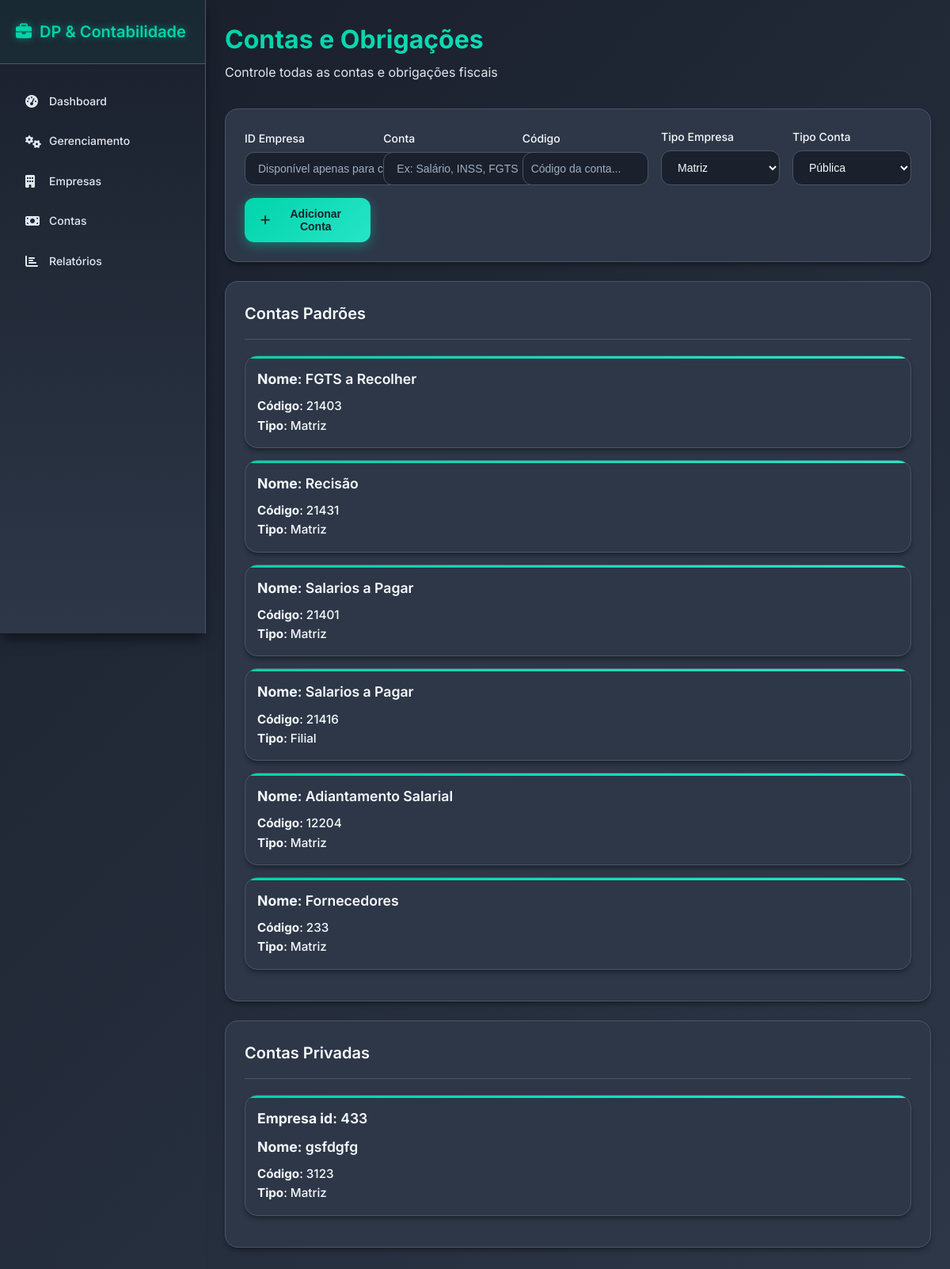
The page /contas on the database as committed earlier.
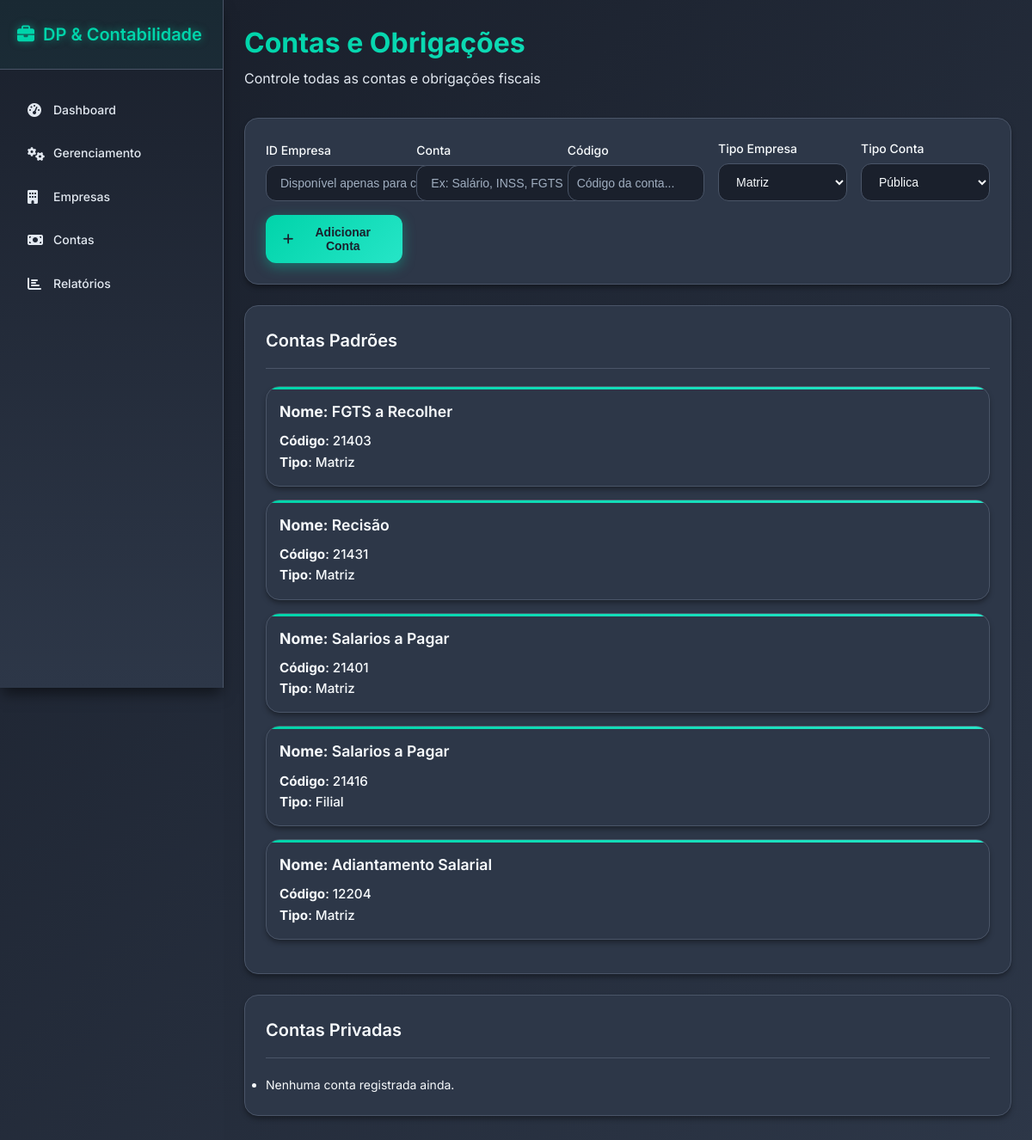
The same page on the database as committed later.
### tables this page shows
CREATE TABLE contas_modelos (
    id INTEGER PRIMARY KEY AUTOINCREMENT ,
    conta_nome VARCHAR(100) DEFAULT "RANDOM",
    conta_codigo VARCHAR(100) NOT NULL,
    conta_tipo VARCHAR(20) DEFAULT "MATRIZ"
    );

CREATE TABLE contas_privadas (
    id INTEGER PRIMARY KEY AUTOINCREMENT,
    empresa_id INT NOT NULL,
    conta_nome VARCHAR(100) DEFAULT "RANDOM",
    conta_codigo VARCHAR(100) NOT NULL,
    conta_tipo VARCHAR(20) DEFAULT "MATRIZ",
    FOREIGN KEY (empresa_id) REFERENCES empresas(empresa_id)
    );

### routes/contas.py (the view)
@contas_bp.route("/contas", methods=["GET"])
def return_page():
    contas, contas_privadas = Contas.retornar_contas()
    return render_template("contas.html", contas=contas, contas_privadas=contas_privadas)

### utils/db_comands.py (called while the page is built)
def execute_command(command, value=None):
    conn = sqlite3.connect(CAMINHO_DB)
    conn.row_factory = sqlite3.Row
    cursor = conn.cursor()
    if value is None:
        cursor.execute(command)
    else:
        cursor.execute(command, value)
    conn.commit()
    if command.strip().upper().startswith("SELECT"):
        rows = cursor.fetchall()
        return [dict(row) for row in rows]
    else:
        return cursor.lastrowid

### utils/func_contas.py (called while the page is built)
    @staticmethod
    def retornar_contas():
        contas = execute_command("SELECT * FROM contas_modelos")
        contas_privadas = execute_command("SELECT * FROM contas_privadas")
        return contas, contas_privadas

### templates/contas.html (shortened to what this page needs)
{% extends "base.html" %}
{% block content %}
<section id="contas" class="tab-content active">
  <div class="page-header">
    <h1>Contas e Obrigações</h1>
    <p>Controle todas as contas e obrigações fiscais</p>
  </div>
  <div class="content-card">
    <form action="{{ url_for('contas.criar_conta') }}" id="contaForm" class="form-grid" method="post">
      <div class="form-group">
        <label for="idEmpresa">ID Empresa</label>
        <input type="text" id="idEmpresa" name="id_empresa" placeholder="ID da empresa..." required>
      </div>
      <div class="form-group">
        <label for="contaDesc">Conta</label>
        <input style="width: 300px;" name="conta" type="text" id="contaDesc" placeholder="Ex: Salário, INSS, FGTS" required>
      </div>
      <div class="form-group">
        <label for="contaDesc">Código</label>
        <input style="height: 42px;" name="codigo" type="number" id="contaDesc" placeholder="Código da conta..." required>
      </div>
      <div class="form-group">
        <label for="contaDesc">Tipo Empresa</label>
        <select name="tipo" id="tipo_empresa">
          <option value="Matriz">Matriz</option>
        </select>
      </div>
      <div class="form-group">
        <label for="contaDesc">Tipo Conta</label>
        <select name="tipo_conta" id="tipo_conta">
          <option value="publica">Pública</option>
        </select>
      </div>
      <div class="form-actions">
        <button type="submit" class="btn btn-primary">
          <i class="fas fa-plus"></i> Adicionar Conta
        </button>
      </div>
    </form>
  </div>
  <div class="content-card">
    <div class="card-header">
      <h3>Contas Padrões</h3>
    </div>
    <ul id="contaLista">
      {% if contas %}
        {% for conta in contas %}
          <li class="empresa-item">
            <div class="empresa-header">
              <strong class="empresa-nome"><strong>Nome</strong>: {{ conta.conta_nome }}</strong>
            </div>
            <div class="empresa-details">
              <span class="empresa-cnpj"><strong>Código</strong>: {{ conta.conta_codigo }}</span>
            </div>
            <div class="empresa-details">
              <span class="empresa-cnpj"><strong>Tipo</strong>: {{ conta.conta_tipo}}</span>
            </div>
          </li>
        {% endfor %}
      {% else %}
        <li>Nenhuma conta registrada ainda.</li>
      {% endif %}
    </ul>
  </div>
  <div class="content-card">
    <div class="card-header">
      <h3>Contas Privadas</h3>
    </div>
    <ul id="contaLista">
      {% if contas_privadas %}
        {% for conta in contas_privadas %}
          <li class="empresa-item">
            <div class="empresa-header">
              <strong class="empresa-nome"><strong>Empresa id</strong>: {{ conta.empresa_id }}</strong>
            </div>
            <div class="empresa-header">
              <strong class="empresa-nome"><strong>Nome</strong>: {{ conta.conta_nome }}</strong>
            </div>
            <div class="empresa-details">
              <span class="empresa-cnpj"><strong>Código</strong>: {{ conta.conta_codigo }}</span>
            </div>
            <div class="empresa-details">
              <span class="empresa-cnpj"><strong>Tipo</strong>: {{ conta.conta_tipo}}</span>
            </div>
          </li>
        {% endfor %}
      {% else %}
        <li>Nenhuma conta registrada ainda.</li>
      {% endif %}
    </ul>
  </div>
</section>
{% endblock %}

### templates/base.html (shortened to what this page needs)
<!DOCTYPE html>
<html lang="pt-BR">
<head>
  <link rel="stylesheet" href="{{ url_for('static', filename='style.css') }}">
  <link rel="stylesheet" href="https://cdnjs.cloudflare.com/ajax/libs/font-awesome/6.4.2/css/all.min.css">
</head>
<body>
  <div class="app-container">
    <nav class="sidebar">
      <div class="sidebar-header">
        <h2><i class="fas fa-briefcase"></i> DP & Contabilidade</h2>
      </div>
      <ul class="nav-menu">
        <li class="nav-item {% if aba == 'dashboard' %}active{% endif %}">
          <a href="{{ url_for('dashboard.return_dashboard') }}"><i class="fas fa-tachometer-alt"></i> Dashboard</a>
        </li>
        <li class="nav-item {% if aba == 'gerenciamento' %}active{% endif %}">
          <a href="{{ url_for('gerenciamento.return_page') }}"><i class="fas fa-cogs"></i> Gerenciamento</a>
        </li>
        <li class="nav-item {% if aba == 'empresas' %}active{% endif %}">
          <a href="{{ url_for('empresas.return_page') }}"><i class="fas fa-building"></i> Empresas</a>
        </li>
        <li class="nav-item {% if aba == 'contas' %}active{% endif %}">
          <a href="{{ url_for('contas.return_page') }}"><i class="fas fa-money-bill"></i> Contas</a>
        </li>
        <li class="nav-item {% if aba == 'relatorios' %}active{% endif %}">
          <a href="{{ url_for('relatorios.return_page') }}"><i class="fas fa-chart-bar"></i> Relatórios</a>
        </li>
      </ul>
    </nav>
    <main class="main-content">
      {% block content %}{% endblock %}
    </main>
  </div>
</body>
</html>

Rows that differ between the two databases and show on the page:
removed contas_modelos: conta_nome "Fornecedores", conta_codigo "233", conta_tipo "Matriz"
removed contas_privadas: empresa_id "433", conta_nome "gsfdgfg", conta_codigo "3123", conta_tipo "Matriz"
Other text that changed with them:
text now shown: "Nenhuma conta registrada ainda."
